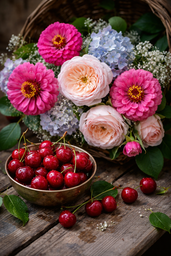
#> input picture data/input/Rustic floral arrangement with cherries.png, 171 x 256 px, shrunk from 1024 x 1536 before the run; its folder holds only this picture in this run
$ python main.py
#> lines starting #> are read from the running program, lines starting #| are printed output that depends on the picture
### src/classical_kmeans.py
import os
import cv2
import numpy as np

def classical_kmeans_segment(input_path, output_path, k=5, beta=7.0, sigma_factor=1.2):
        # Read image
#> called with k = 5, beta = 7, sigma_factor = 1.2
    img = cv2.imread(input_path, cv2.IMREAD_UNCHANGED)
#> img is the input picture: shape (256, 171, 3); mean B, G, R 67.2, 67.7, 104.5

    if img is None:
        raise FileNotFoundError(input_path)

    if img.ndim == 2:
        img = img[..., None]

    H, W, C = img.shape
#> H = 256; W = 171; C = 3

    # Normalize image
    img_norm = img.astype(np.float32) / 255.0

    # Convert to feature matrix
    X = img_norm.reshape(-1, C)

    N = X.shape[0]
#> N = 43776

    # KMeans++ initialization
    criteria = (
        cv2.TERM_CRITERIA_EPS + cv2.TERM_CRITERIA_MAX_ITER,
        20,
        0.1
    )

    _, _, centers = cv2.kmeans(
        X.astype(np.float32),
        k,
        None,
        criteria,
        10,
        cv2.KMEANS_PP_CENTERS
    )
#> centers = [[0.0379, 0.0918, 0.131], [0.446, 0.467, 0.549], [0.741, 0.705, 0.821], [0.485, 0.222, 0.831], [0.204, 0.229, 0.417]]

    centroids = centers.astype(np.float32)
#> centroids has the same summary as centers

    sigma = None

    # QIKM refinement loop
    for it in range(50):

        diff = X[:, None, :] - centroids[None, :, :]
        dists_sq = np.sum(diff**2, axis=-1)

        if sigma is None:
            sigma = sigma_factor * np.sqrt(dists_sq.mean())

        amplitudes = np.exp(-dists_sq / (2 * sigma**2))
        interference = np.exp(-beta * np.sqrt(dists_sq + 1e-8))

        P = amplitudes * interference
        P /= P.sum(axis=1, keepdims=True) + 1e-10

        new_centroids = (P.T @ X) / (P.sum(axis=0)[:, None] + 1e-10)

        if np.max(np.abs(new_centroids - centroids)) < 1e-4:
            break

        centroids = new_centroids
#> this loop made 50 passes
#> sigma on pass 1: 0.757
#> after the loop, sigma = 0.757

    # Recompute probabilities using FINAL centroids
    diff = X[:, None, :] - centroids[None, :, :]
    dists_sq = np.sum(diff**2, axis=-1)

    amplitudes = np.exp(-dists_sq / (2 * sigma**2))
    interference = np.exp(-beta * np.sqrt(dists_sq + 1e-8))

    P = amplitudes * interference
    P **= 8
    P /= P.sum(axis=1, keepdims=True) + 1e-10

    labels = np.argmax(P, axis=1)

    label_img = labels.reshape(H, W).astype(np.uint8)
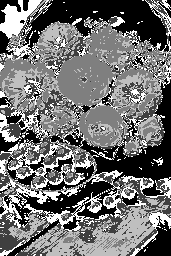
#> label_img: shape (256, 171); min 0, max 4, mean 1.78; drawn with min black and max white

    # Spatial smoothing using median filter
    label_img = cv2.medianBlur(label_img, 5)
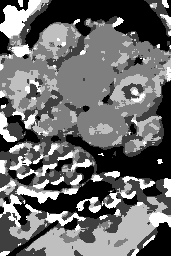
#> label_img: shape (256, 171); min 0, max 4, mean 1.68; drawn with min black and max white

    # Reconstruct segmented image
    centroids_u8 = np.clip(centroids * 255, 0, 255).astype(np.uint8)
#> centroids_u8 = [[18, 30, 47], [77, 74, 126], [161, 143, 195], [95, 87, 143], [18, 30, 48]]

    result = centroids_u8[label_img.ravel()]
    result = result.reshape(H, W, C)
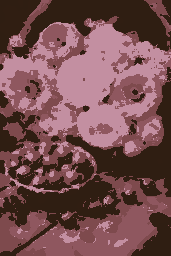
#> result: shape (256, 171, 3); mean of channels 0, 1, 2 79.2, 77.1, 117; drawn as B, G, R

    # Save outputs
    os.makedirs(os.path.dirname(output_path), exist_ok=True)

    cv2.imwrite(output_path, result)

    label_path = os.path.splitext(output_path)[0] + "_labels.png"
    cv2.imwrite(label_path, label_img)

    print(f"[QIKM] Saved: {output_path}")

### src/qikm.py
import os
import cv2
import numpy as np

def qikm_segment(input_path, output_path, k=5):

    # Read image
#> called with k = 5
    img = cv2.imread(input_path, cv2.IMREAD_UNCHANGED)

    if img is None:
        raise FileNotFoundError(f"Image not found: {input_path}")

    # Convert grayscale → 3D
    if img.ndim == 2:
        img = img[..., None]

    H, W, C = img.shape
#> H = 256; W = 171; C = 3

    # Normalize image
    data = img.astype(np.float32) / 255.0

    # Convert image to feature matrix
    X = data.reshape((-1, C))

    # KMeans parameters
    criteria = (
        cv2.TERM_CRITERIA_EPS + cv2.TERM_CRITERIA_MAX_ITER,
        100,
        0.2
    )

    # Apply KMeans
    _, labels, centers = cv2.kmeans(
        X,
        k,
        None,
        criteria,
        10,
        cv2.KMEANS_PP_CENTERS
    )
#> centers = [[0.0219, 0.0699, 0.0941], [0.675, 0.624, 0.798], [0.148, 0.207, 0.313], [0.347, 0.156, 0.738], [0.413, 0.436, 0.499]]

    # Convert centers back to image colors
    centers = np.clip(centers * 255, 0, 255).astype(np.uint8)
#> centers = [[5, 17, 23], [172, 159, 203], [37, 52, 79], [88, 39, 188], [105, 111, 127]]

    segmented = centers[labels.flatten()]
    segmented = segmented.reshape((H, W, C))
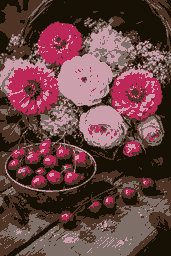
#> segmented: shape (256, 171, 3); mean of channels 0, 1, 2 66.7, 67, 103.9; drawn as B, G, R

    # Save results
    os.makedirs(os.path.dirname(output_path), exist_ok=True)

    cv2.imwrite(output_path, segmented)

    label_path = os.path.splitext(output_path)[0] + "_labels.png"
    cv2.imwrite(label_path, labels.reshape(H, W).astype(np.uint8))
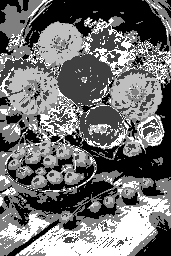
#> saved as qikm_Rustic floral arrangement with cherries_labels.png: shape (256, 171); min 0, max 4, mean 1.77; drawn with min black and max white

    print(f"[QIKM] Saved: {output_path}")

### src/visualization.py
#


import cv2
import matplotlib.pyplot as plt
import numpy as np
from sklearn.metrics import silhouette_score, davies_bouldin_score
import os


def show_segmentation_results(original_path, classical_path, qikm_path):
    """
    Show original + two segmented images side-by-side,
    and display Silhouette & Davies-Bouldin scores below them.
    """
    # ─── Load the result images ────────────────────────────────────────
    orig_img     = cv2.imread(original_path)
    classical_img = cv2.imread(classical_path)
    qikm_img     = cv2.imread(qikm_path)

    if orig_img is None or classical_img is None or qikm_img is None:
        print("Error: could not load one or more output images for visualization")
        return

    # BGR → RGB for correct colors in matplotlib
    orig     = cv2.cvtColor(orig_img, cv2.COLOR_BGR2RGB)
    classical = cv2.cvtColor(classical_img, cv2.COLOR_BGR2RGB)
    qikm     = cv2.cvtColor(qikm_img, cv2.COLOR_BGR2RGB)

    # ─── Try to load label maps and compute metrics ─────────────────────
    metrics_text = "Metrics could not be calculated"

    try:
        # Label paths (must match exactly what your segmentation functions save)
        classical_labels_path = os.path.splitext(classical_path)[0] + "_labels.png"
        qikm_labels_path      = os.path.splitext(qikm_path)[0] + "_labels.png"

        cla_labels = cv2.imread(classical_labels_path, cv2.IMREAD_GRAYSCALE)
        qik_labels = cv2.imread(qikm_labels_path,      cv2.IMREAD_GRAYSCALE)

        if cla_labels is None or qik_labels is None:
            metrics_text = "Label maps not found → no metrics"
        else:
            # Flatten labels
            cla_flat = cla_labels.flatten()
            qik_flat = qik_labels.flatten()

            # Use pixel colors from original image as features
            h, w, _ = orig_img.shape
#> h = 256; w = 171
            X = orig_img.reshape(-1, 3).astype(np.float32) / 255.0

            # Subsample to avoid memory/time issues
            n_samples = min(15000, len(X))
#> n_samples = 15000
            if n_samples < 500:
                metrics_text = "Image too small for reliable metrics"
            else:
                rng = np.random.default_rng(42)
                idx = rng.choice(len(X), n_samples, replace=False)
#> idx = 15000 values, max 43768 at index 2020, min 0 at index 9917, mean 21850.8

                X_s = X[idx]
                cla_s = cla_flat[idx]
#> cla_s = 15000 values, max 4 at index 15, min 0 at index 0, mean 1.67
                qik_s = qik_flat[idx]
#> qik_s = 15000 values, max 4 at index 5, min 0 at index 10, mean 1.77

                # Compute scores
                sil_cla = silhouette_score(X_s, cla_s)
#> sil_cla = 0.129
                sil_qik = silhouette_score(X_s, qik_s)
#> sil_qik = 0.41
                db_cla  = davies_bouldin_score(X_s, cla_s)
#> db_cla = 1.85
                db_qik  = davies_bouldin_score(X_s, qik_s)
#> db_qik = 0.808

                # Format nice text
                metrics_text = (
                    f"Silhouette score (higher = better):\n"
                    f"  Classical K-Means → {sil_cla:>6.4f}\n"
                    f"  Quantum-Inspired  → {sil_qik:>6.4f}\n\n"
                    f"Davies-Bouldin index (lower = better):\n"
                    f"  Classical K-Means → {db_cla:>6.4f}\n"
                    f"  Quantum-Inspired  → {db_qik:>6.4f}\n\n"
                    f"Silhouette winner: {'QIKM' if sil_qik > sil_cla else 'Classical'}\n"
                    f"DB winner:         {'QIKM' if db_qik < db_cla else 'Classical'}"
                )

    except Exception as e:
        metrics_text = f"Metrics calculation failed:\n{str(e)}"

    # ─── Create the plot ────────────────────────────────────────────────
    fig, axes = plt.subplots(1, 3, figsize=(18, 7))
    fig.suptitle("Segmentation Comparison", fontsize=16, y=0.98)

    axes[0].imshow(orig)
    axes[0].set_title("Original Image", fontsize=13)
    axes[0].axis("off")

    axes[1].imshow(classical)
    axes[1].set_title("Classical K-Means", fontsize=13)
    axes[1].axis("off")

    axes[2].imshow(qikm)
    axes[2].set_title("Quantum-Inspired K-Means", fontsize=13)
    axes[2].axis("off")

    # Add metrics text at the bottom
    fig.text(0.5, 0.02, metrics_text,
             ha='center', va='bottom',
             fontsize=11, family='monospace',
             bbox=dict(facecolor='white', alpha=0.85, edgecolor='gray', boxstyle='round,pad=0.5'))

    plt.tight_layout(rect=[0, 0.10, 1, 0.95])  # leave space at bottom for text
    plt.show()

    # Optional: save the figure with metrics
    # save_path = os.path.join(os.path.dirname(original_path), "comparison_with_metrics.png")
    # plt.savefig(save_path, dpi=150, bbox_inches='tight')
    # print(f"Saved visualization with metrics: {save_path}")

### compare.py
# [5 lines of commented-out code are left out]
# [61 lines left out: function compare_segmentation, not called in this run]

# [40 lines of commented-out code are left out]

import cv2
import numpy as np
from sklearn.metrics import silhouette_score, davies_bouldin_score


def compare_segmentation(input_image_path, classical_label_path, qikm_label_path):
    """
    Compute Silhouette and Davies-Bouldin scores and print them to console.
    """
    # ─── Load label maps ────────────────────────────────────────────────
    classical_labels = cv2.imread(classical_label_path, cv2.IMREAD_GRAYSCALE)
    qikm_labels      = cv2.imread(qikm_label_path,      cv2.IMREAD_GRAYSCALE)

    if classical_labels is None or qikm_labels is None:
        print("Error: could not load one or both label maps")
        print("  Classical labels:", classical_label_path)
        print("  QIKM labels     :", qikm_label_path)
        return

    classical_labels = classical_labels.flatten()
    qikm_labels      = qikm_labels.flatten()

    # ─── Load original image as feature space ───────────────────────────
    img = cv2.imread(input_image_path, cv2.IMREAD_UNCHANGED)
    if img is None:
        print("Error: cannot read original image")
        print("  Path:", input_image_path)
        return

    if img.ndim == 2:
        img = img[..., None]

    img = img.astype(np.float32) / 255.0
    X = img.reshape(-1, img.shape[-1])

    # ─── Subsample for speed ────────────────────────────────────────────
    n_samples = min(15000, len(X))
#> n_samples = 15000
    if n_samples < 300:
        print(f"Warning: too few pixels ({n_samples}) for reliable metrics")
        return

    rng = np.random.default_rng(42)  # reproducible results
    idx = rng.choice(len(X), n_samples, replace=False)

    X_sample         = X[idx]
    classical_sample = classical_labels[idx]
#> classical_sample has the same summary as cla_s in show_segmentation_results
    qikm_sample      = qikm_labels[idx]
#> qikm_sample has the same summary as qik_s in show_segmentation_results

    # ─── Compute metrics ────────────────────────────────────────────────
    try:
        sil_classical = silhouette_score(X_sample, classical_sample)
#> sil_classical = 0.129
        sil_qikm      = silhouette_score(X_sample, qikm_sample)
#> sil_qikm = 0.41

        db_classical  = davies_bouldin_score(X_sample, classical_sample)
#> db_classical = 1.85
        db_qikm       = davies_bouldin_score(X_sample, qikm_sample)
#> db_qikm = 0.808
    except Exception as e:
        print("Error computing metrics:")
        print(str(e))
        print("(common causes: all pixels same label, only 1 cluster, degenerate data)")
        return

    # ─── Print to console ───────────────────────────────────────────────
    print("\n" + "=" * 65)
    print("SEGMENTATION QUALITY COMPARISON")
    print("=" * 65)
    print(f"Silhouette Score (higher = better)")
    print(f"  Classical KMeans : {sil_classical:8.4f}")
#|   Classical KMeans :   0.1288
    print(f"  QIKM             : {sil_qikm:8.4f}")
#|   QIKM             :   0.4103
    print()
    print(f"Davies-Bouldin Index (lower = better)")
    print(f"  Classical KMeans : {db_classical:8.4f}")
#|   Classical KMeans :   1.8517
    print(f"  QIKM             : {db_qikm:8.4f}")
#|   QIKM             :   0.8079
    print("-" * 65)

    print("Silhouette winner   :", "QIKM" if sil_qikm > sil_classical else "Classical KMeans")
#| Silhouette winner   : QIKM
    print("Davies-Bouldin winner:", "QIKM" if db_qikm < db_classical else "Classical KMeans")
#| Davies-Bouldin winner: QIKM
    print("=" * 65 + "\n")

### main.py
# [77 lines of commented-out code are left out]

import os
from src.classical_kmeans import classical_kmeans_segment
from src.qikm import qikm_segment
from src.visualization import show_segmentation_results
from compare import compare_segmentation


def main():
    base = os.path.dirname(__file__)

    input_dir = os.path.join(base, "data", "input")
    results_dir = os.path.join(base, "results")

    os.makedirs(results_dir, exist_ok=True)

    # Supported image formats
    valid_ext = (".png", ".jpg", ".jpeg", ".bmp", ".tif", ".tiff")

    images = [f for f in os.listdir(input_dir) if f.lower().endswith(valid_ext)]

    if not images:
        print("No images found in data/input/")
        return


    for i, img_name in enumerate(images, 1):
        print(f"\n[{i}/{len(images)}] Processing: {img_name}")

        input_path = os.path.join(input_dir, img_name)

        classical_output = os.path.join(results_dir, f"classical_{img_name}")
        qikm_output      = os.path.join(results_dir, f"qikm_{img_name}")

        # Run Classical KMeans
        classical_kmeans_segment(
            input_path,
            classical_output,
            k=5,
            beta=7.0,
            sigma_factor=1.2
        )

        # Run Quantum Inspired KMeans
        qikm_segment(
            input_path,
            qikm_output,
            k=5
        )

        # Visualization
        show_segmentation_results(
            input_path,
            classical_output,
            qikm_output
        )

        # Label paths (these must match exactly what your segmentation functions save)
        classical_labels = os.path.splitext(classical_output)[0] + "_labels.png"
        qikm_labels      = os.path.splitext(qikm_output)[0] + "_labels.png"

        print("→ Comparing results for:", img_name)
        print("  Classical labels path:", classical_labels)
        print("  QIKM      labels path:", qikm_labels)

        # Compare results → this should print the metrics to console
        compare_segmentation(
            input_path,
            classical_labels,
            qikm_labels
        )

    print("\nAll images processed successfully!")


if __name__ == "__main__":
    main()
